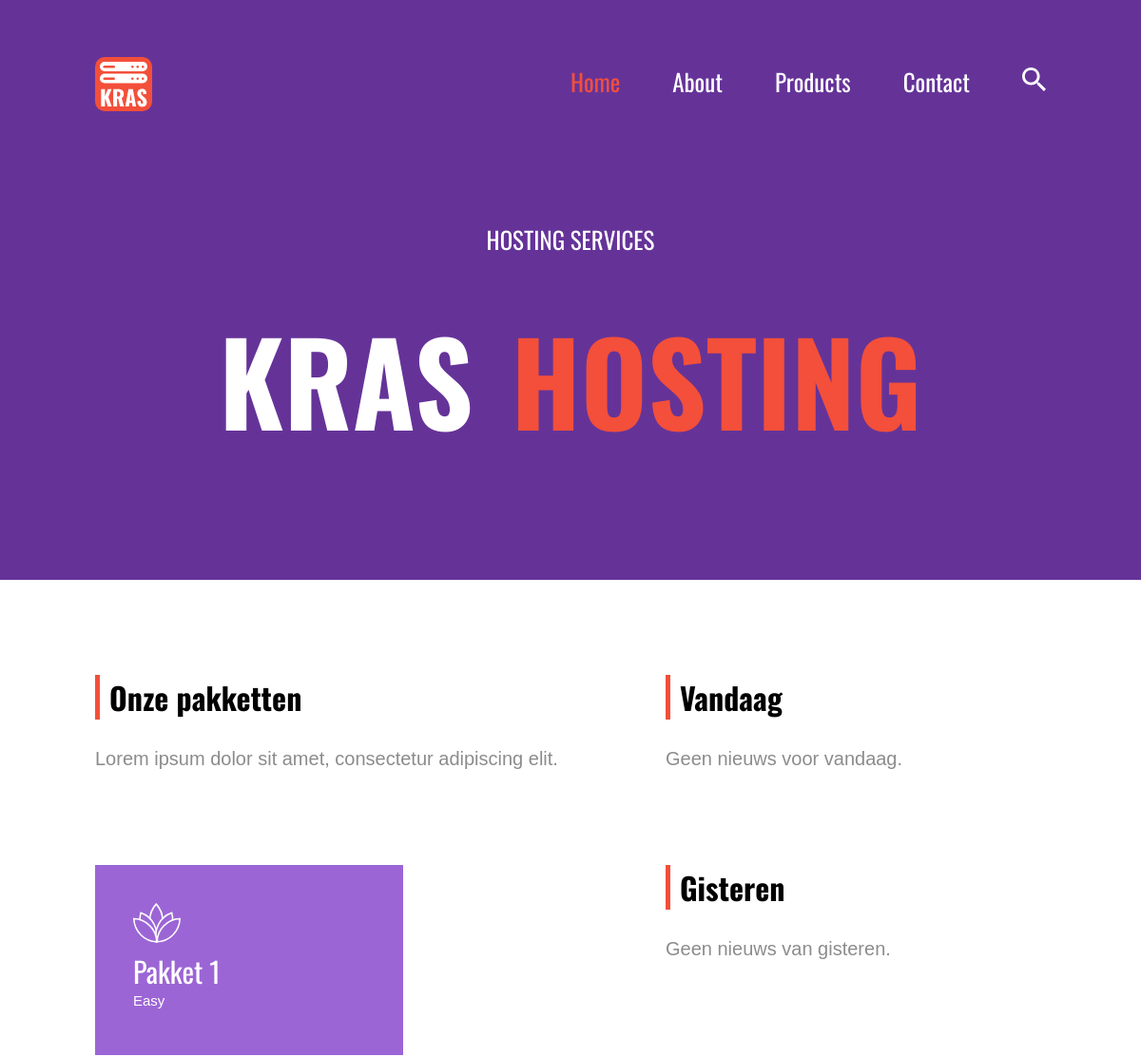
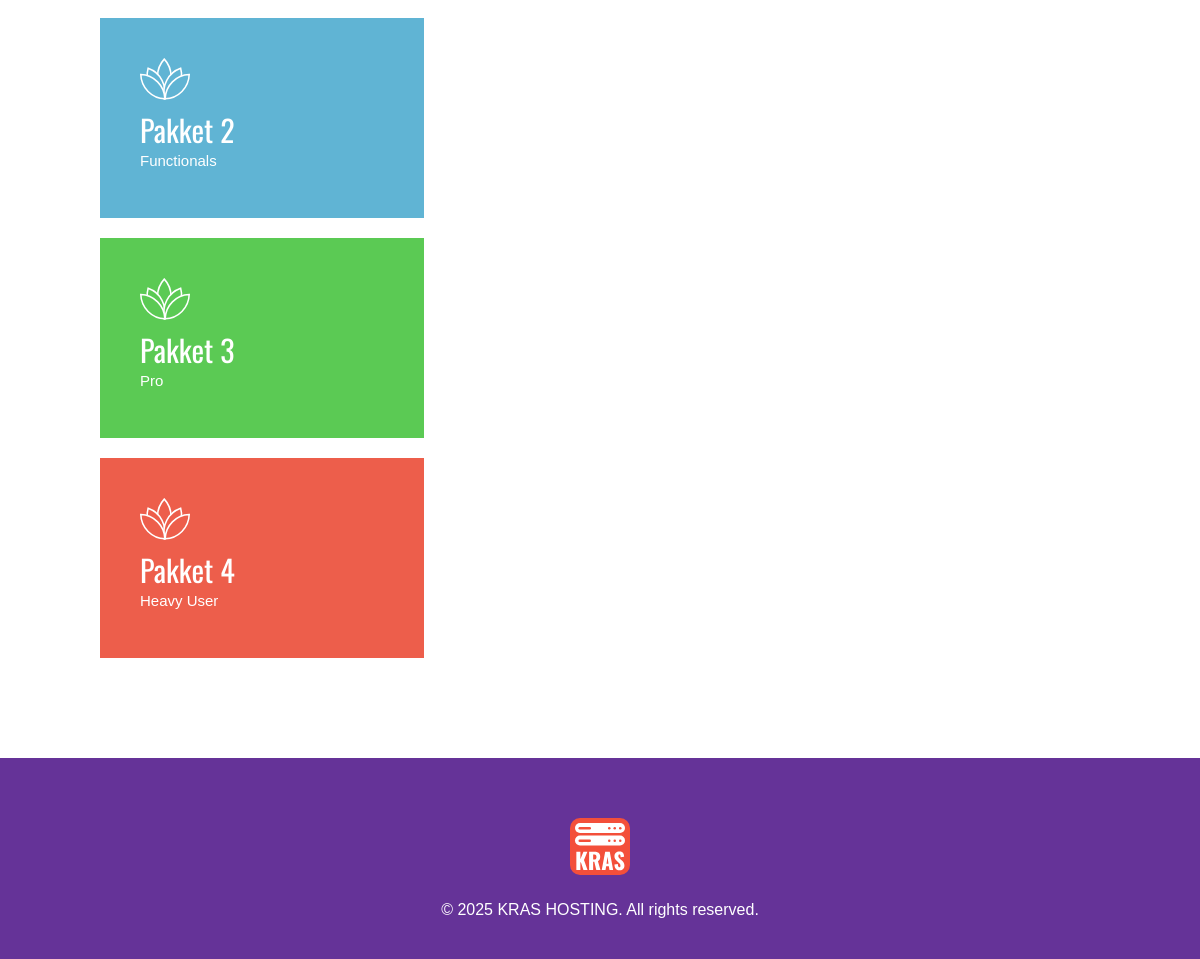
The page /pages/index.php on the database its author committed (2 pictures, top to bottom).
### tables this page shows
CREATE TABLE `pakketten` (
  `id` int(11) NOT NULL,
  `naam` varchar(255) NOT NULL,
  `prijs` decimal(10,2) NOT NULL,
  `voordelen` text NOT NULL
);

### pages/index.php (the view, shortened to what this page needs)
<?php
require 'db.php';
$stmt = $pdo->query("SELECT * FROM pakketten");
$pakketten = $stmt->fetchAll(PDO::FETCH_ASSOC);
$todayNews = [];
$yesterdayNews = [];
$colors = ['#9C65D5', '#60B4D4', '#5BCA54', '#ED5E4B'];
$flowers = ['flowerPurple', 'flowerBlue', 'flowerGreen', 'flowerRed'];
$colorCount = count($colors);
?>
<!DOCTYPE html>
<html lang="en">
<head>
    <link rel="stylesheet" href="../css/style.css">
</head>
<body>
    <div class="navBackground">
        <div class="logo">
            <img src="../images/logo.svg" alt="Logo Kras Hosting" class="logoImg">
        </div>
        <nav class="navBar">
            <a href="index.php" class="active">Home</a>
            <a href="about.html">About</a>
            <a href="products.php">Products</a>
            <a href="contact.php">Contact</a>
            <button class="searchBtn"><img src="../images/search.svg" alt="Search" class="search"></button>
        </nav>
    </div>
    <div class="header">
        <div class="headerContent">
            <div class="service">HOSTING SERVICES</div>
            <div class="name">
                <h1 class="whiteName">KRAS</h1>
                <h1 class="orangeName">HOSTING</h1>
            </div>
        </div>
    </div>
    <div id="bodyContainer">
        <div class="pakketContent">
            <div class="pakketTxt">
                <h1 class="title">Onze pakketten</h1>
                <p class="pakketTekst">Lorem ipsum dolor sit amet, consectetur adipiscing elit.</p>
            </div>
            <div id="pakketContainer">
                <?php foreach ($pakketten as $index => $pakket):
                    $color = $colors[$index % $colorCount];
                    $flower = $flowers[$index % $colorCount];
                ?>
                    <a href="detailpagina.php?id=<?= $pakket['id'] ?>" class="pakketLink">
                        <div class="pakketBox" style="background-color: <?= $color ?>;">
                            <img src="../images/<?= $flower ?>.svg" alt="flower" class="flower">
                            <h3 class="pakketTitle">Pakket <?= $pakket['id'] ?></h3>
                            <p class="pakketName"><?= htmlspecialchars($pakket['naam']) ?></p>
                        </div>
                    </a>
                <?php endforeach; ?>
            </div>
        </div>
        <div class="newsHome">
            <div class="today">
                <h1 class="title">Vandaag</h1>
                <?php if (!empty($todayNews)): ?>
                    <?php foreach ($todayNews as $bericht): ?>
                        <p class="newsTxt"><strong><?= htmlspecialchars($bericht['titel']) ?></strong>: <br> <?= htmlspecialchars($bericht['content']) ?></p>
                    <?php endforeach; ?>
                <?php else: ?>
                    <p class="newsTxt">Geen nieuws voor vandaag.</p>
                <?php endif; ?>
            </div>
            <div class="yesterday">
                <h1 class="title">Gisteren</h1>
                <?php if (!empty($yesterdayNews)): ?>
                    <?php foreach ($yesterdayNews as $bericht): ?>
                        <p class="newsTxt"><strong><?= htmlspecialchars($bericht['titel']) ?></strong>: <?= htmlspecialchars($bericht['content']) ?></p>
                    <?php endforeach; ?>
                <?php else: ?>
                    <p class="newsTxt">Geen nieuws van gisteren.</p>
                <?php endif; ?>
            </div>
        </div>
    </div>
    <footer class="footer">
        <div class="footerContainer">
            <div class="footerLogo">
                <img src="../images/logo.svg" alt="Logo" class="logoImg">
            </div>
            <p class="footerInfo">© 2025 KRAS HOSTING. All rights reserved.</p>
        </div>
    </footer>
</body>
</html>

### css/style.css (style rules this page uses)
* { padding: 0; margin: 0; box-sizing: border-box; }
body { font-family: Oswald; overflow-x: hidden; }
.navLoginBackground, .navBackground { width: 100%; height: min-content; background-color: #653398; display: flex; justify-content: space-between; align-items: center; padding-top: 60px; padding-left: 100px; padding-right: 100px; }
.logo { width: 50px; height: 50px; }
.navBar { width: 50%; height: min-content; display: flex; justify-content: space-between; align-items: center; }
a { text-decoration: unset; font-size: 25px; color: white; transition: all 0.3s ease; }
.active { color: #F34F3A; }
.searchBtn { background: none; border: none; height: min-content; cursor: pointer; transition: transform 0.3s ease; }
.search { height: 25px; width: 25px; }
.header { width: 100%; height: 500px; background-color: #653398; color: white; display: flex; align-items: center; justify-content: center; margin-bottom: 100px; }
.name { display: flex; gap: 40px; font-size: 60px; }
.orangeName { color: #F34F3A; }
.service { font-size: 25px; }
.headerContent { display: flex; flex-direction: column; text-align: center; gap: 40px; }
#bodyContainer { width: 100%; padding-left: 100px; padding-right: 100px; margin-bottom: 100px; display: flex; gap: 10%; }
.pakketContent { min-width: 50%; width: 50%; }
.title { border-left: 5px solid #F34F3A; padding-left: 10px; margin-bottom: 30px; color: black; }
p { font-family: Arial; color: #8C8C8C; font-size: 20px; }
.pakketTxt { margin-bottom: 100px; }
#pakketContainer { width: 100%; display: flex; flex-wrap: wrap; gap: 20px; }
.pakketBox { padding: 40px; width: 324px; height: 200px; }
.flower { width: 50px; }
.pakketTitle { font-size: 30px; font-weight: normal; }
.pakketLink { transition: transform 0.3s ease; }
.pakketName { color: white; font-size: 15px; }
.today { margin-bottom: 100px; }
.footer { background-color: #653398; position: relative; color: white; overflow: hidden; }
.footerContainer { padding: 60px 100px 40px; display: flex; flex-direction: column; align-items: center; text-align: center; gap: 20px; position: relative; z-index: 1; color: white; }
.footerInfo { font-size: 16px; color: white; }

### rows shown on the page
pakketten: shows a picture, id "1", naam "Easy"
pakketten: shows a picture, id "2", naam "Functionals"
pakketten: shows a picture, id "3", naam "Pro"
pakketten: shows a picture, id "4", naam "Heavy User"
